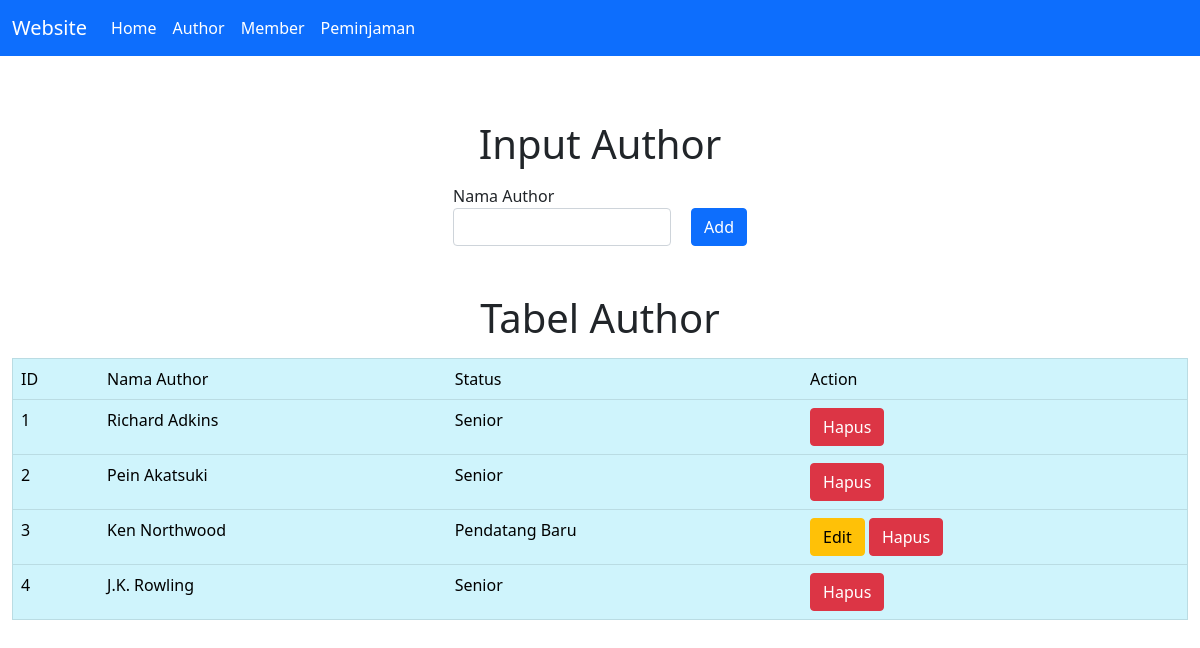
Screenshot of /author.php with the database file from the repository.
### tables this page shows
CREATE TABLE `author` (
  `id_author` int(11) NOT NULL,
  `nama` varchar(100) NOT NULL,
  `status` varchar(50) NOT NULL
);

### conf.php (called while the page is built)
<?php
$db_host = "localhost";
$db_user = "root";
$db_pass = "";
$db_name = "db_dpbo_latihan11";
?>

### includes/DB.class.php (called while the page is built, shortened)
<?php
class DB
{
    var $db_host = "";
    var $db_user = "";
    var $db_pass = "";
    var $db_name = "";
    var $db_link = "";
    var $result = 0;
    function DB($db_host = '', $db_user = '', $db_pass = '', $db_name = '')
    {
        $this->db_host = $db_host;
        $this->db_user = $db_user;
        $this->db_pass = $db_pass;
        $this->db_name = $db_name;
    }
    function open()
    {
        $this->db_link = mysqli_connect($this->db_host, $this->db_user, $this->db_pass, $this->db_name);
    }
    function execute($query = "")
    {
        $this->result = mysqli_query($this->db_link, $query);
        return $this->result;
    }
    function getResult()
    {
        return mysqli_fetch_array($this->result);
    }
}
?>

### includes/Author.class.php (called while the page is built, shortened)
<?php
class Author extends DB
{
    function getAuthor()
    {
        $query = "SELECT * FROM author";
        return $this->execute($query);
    }
}

### author.php (the view, shortened to what this page needs)
<?php
include("conf.php");
include("includes/DB.class.php");
include("includes/Author.class.php");
$author = new Author($db_host, $db_user, $db_pass, $db_name);
$author->open();
$author->getAuthor();
$data = null;
$no = 1;
while (list($id, $nama, $status) = $author->getResult()) {
    if ($status == 'Senior') {
        $data .= "<tr>
                <td>" . $no++ . "</td>
                <td>" . $nama . "</td>
                <td>" . $status . "</td>
                <td>
                <a href='author.php?id_hapus=" . $id . "' class='btn btn-danger''>Hapus</a>
                </td>
                </tr>";
    } else {
        $data .= "<tr>
                <td>" . $no++ . "</td>
                <td>" . $nama . "</td>
                <td>" . $status . "</td>
                <td>
                <a href='author.php?id_edit=" . $id .  "' class='btn btn-warning''>Edit</a>
                <a href='author.php?id_hapus=" . $id . "' class='btn btn-danger''>Hapus</a>
                </td>
                </tr>";
    }
}

### rows the page displays
author: nama "Richard Adkins", status "Senior"
author: nama "Pein Akatsuki", status "Senior"
author: nama "Ken Northwood", status "Pendatang Baru"
author: nama "J.K. Rowling", status "Senior"
